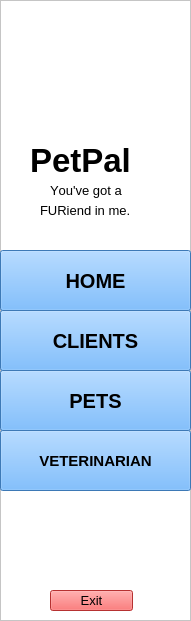
    <widget class="QFrame" name="menuFrame">
     <property name="geometry">
      <rect>
       <x>10</x>
       <y>90</y>
       <width>191</width>
       <height>621</height>
      </rect>
     </property>
     <property name="styleSheet">
      <string notr="true">background-color: rgb(255, 255, 255);</string>
     </property>
     <property name="frameShape">
      <enum>QFrame::StyledPanel</enum>
     </property>
     <property name="frameShadow">
      <enum>QFrame::Raised</enum>
     </property>
     <widget class="QPushButton" name="homeButton">
      <property name="geometry">
       <rect>
        <x>0</x>
        <y>250</y>
        <width>191</width>
        <height>61</height>
       </rect>
      </property>
      <property name="font">
       <font>
        <family>Arial</family>
        <pointsize>15</pointsize>
        <weight>75</weight>
        <bold>true</bold>
       </font>
      </property>
      <property name="styleSheet">
       <string notr="true">color: rgb(0, 0, 0);
background-color: rgb(85, 170, 255);</string>
      </property>
      <property name="text">
       <string>HOME</string>
      </property>
     </widget>
     <widget class="QPushButton" name="clientButton">
      <property name="geometry">
       <rect>
        <x>0</x>
        <y>310</y>
        <width>191</width>
        <height>61</height>
       </rect>
      </property>
      <property name="font">
       <font>
        <pointsize>15</pointsize>
        <weight>75</weight>
        <bold>true</bold>
       </font>
      </property>
      <property name="styleSheet">
       <string notr="true">color: rgb(0, 0, 0);
background-color: rgb(85, 170, 255);</string>
      </property>
      <property name="text">
       <string>CLIENTS</string>
      </property>
     </widget>
     <widget class="QPushButton" name="petButton">
      <property name="geometry">
       <rect>
        <x>0</x>
        <y>370</y>
        <width>191</width>
        <height>61</height>
       </rect>
      </property>
      <property name="font">
       <font>
        <pointsize>15</pointsize>
        <weight>75</weight>
        <bold>true</bold>
       </font>
      </property>
      <property name="styleSheet">
       <string notr="true">color: rgb(0, 0, 0);
background-color: rgb(85, 170, 255);</string>
      </property>
      <property name="text">
       <string>PETS</string>
      </property>
     </widget>
     <widget class="QPushButton" name="vetButton">
      <property name="geometry">
       <rect>
        <x>0</x>
        <y>430</y>
        <width>191</width>
        <height>61</height>
       </rect>
      </property>
      <property name="font">
       <font>
        <pointsize>11</pointsize>
        <weight>75</weight>
        <bold>true</bold>
       </font>
      </property>
      <property name="styleSheet">
       <string notr="true">color: rgb(0, 0, 0);
background-color: rgb(85, 170, 255);</string>
      </property>
      <property name="text">
       <string>VETERINARIAN</string>
      </property>
     </widget>
     <widget class="QPushButton" name="exitButton">
      <property name="geometry">
       <rect>
        <x>50</x>
        <y>590</y>
        <width>83</width>
        <height>21</height>
       </rect>
      </property>
      <property name="font">
       <font>
        <pointsize>10</pointsize>
       </font>
      </property>
      <property name="styleSheet">
       <string notr="true">color: rgb(0, 0, 0);
background-color: rgb(255, 69, 69);</string>
      </property>
      <property name="text">
       <string>Exit</string>
      </property>
     </widget>
     <widget class="QLabel" name="label_34">
      <property name="geometry">
       <rect>
        <x>30</x>
        <y>30</y>
        <width>111</width>
        <height>111</height>
       </rect>
      </property>
      <property name="text">
       <string/>
      </property>
      <property name="pixmap">
       <pixmap>../pngtree-dog-and-cat-logo-vector-download-image_283001.jpg</pixmap>
      </property>
     </widget>
     <widget class="QLabel" name="label1_5">
      <property name="geometry">
       <rect>
        <x>30</x>
        <y>130</y>
        <width>141</width>
        <height>61</height>
       </rect>
      </property>
      <property name="font">
       <font>
        <family>Arial</family>
        <pointsize>25</pointsize>
        <weight>75</weight>
        <bold>true</bold>
        <kerning>false</kerning>
       </font>
      </property>
      <property name="styleSheet">
       <string notr="true">color: rgb(0, 0, 0);</string>
      </property>
      <property name="text">
       <string>PetPal</string>
      </property>
     </widget>
     <widget class="QLabel" name="label1_7">
      <property name="geometry">
       <rect>
        <x>50</x>
        <y>180</y>
        <width>91</width>
        <height>21</height>
       </rect>
      </property>
      <property name="font">
       <font>
        <family>Arial</family>
        <pointsize>10</pointsize>
        <weight>50</weight>
        <bold>false</bold>
        <kerning>false</kerning>
       </font>
      </property>
      <property name="layoutDirection">
       <enum>Qt::LeftToRight</enum>
      </property>
      <property name="styleSheet">
       <string notr="true">color: rgb(0, 0, 0);</string>
      </property>
      <property name="text">
       <string>You've got a</string>
      </property>
     </widget>
     <widget class="QLabel" name="label1_8">
      <property name="geometry">
       <rect>
        <x>40</x>
        <y>200</y>
        <width>121</width>
        <height>21</height>
       </rect>
      </property>
      <property name="font">
       <font>
        <family>Arial</family>
        <pointsize>10</pointsize>
        <weight>50</weight>
        <bold>false</bold>
        <kerning>false</kerning>
       </font>
      </property>
      <property name="layoutDirection">
       <enum>Qt::LeftToRight</enum>
      </property>
      <property name="styleSheet">
       <string notr="true">color: rgb(0, 0, 0);</string>
      </property>
      <property name="text">
       <string>FURiend in me.</string>
      </property>
     </widget>
    </widget>
